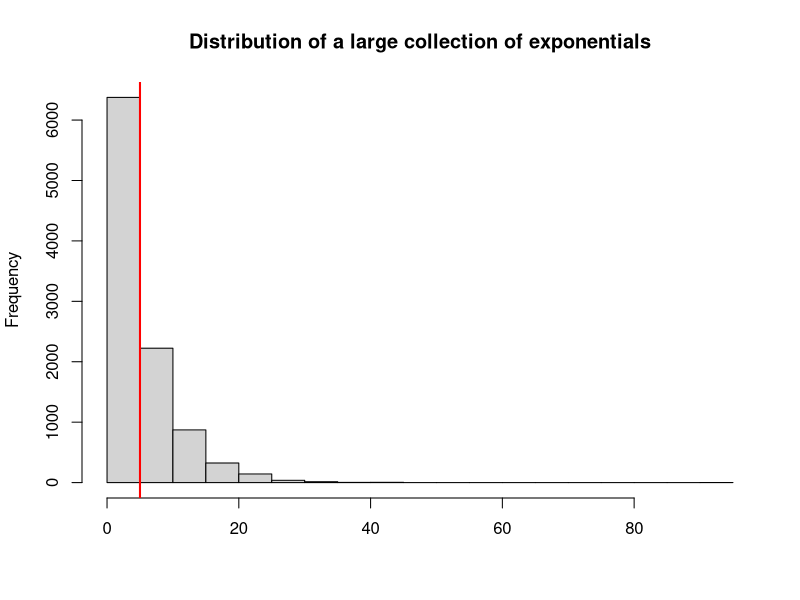
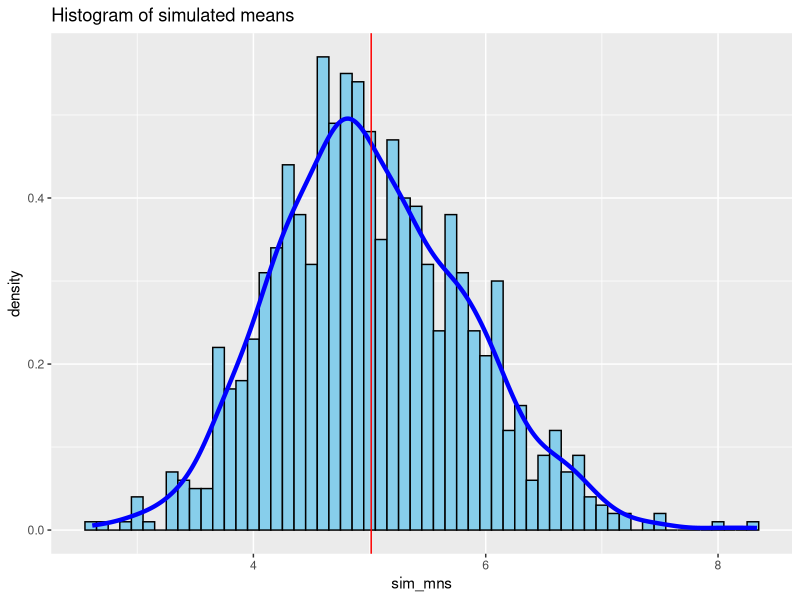
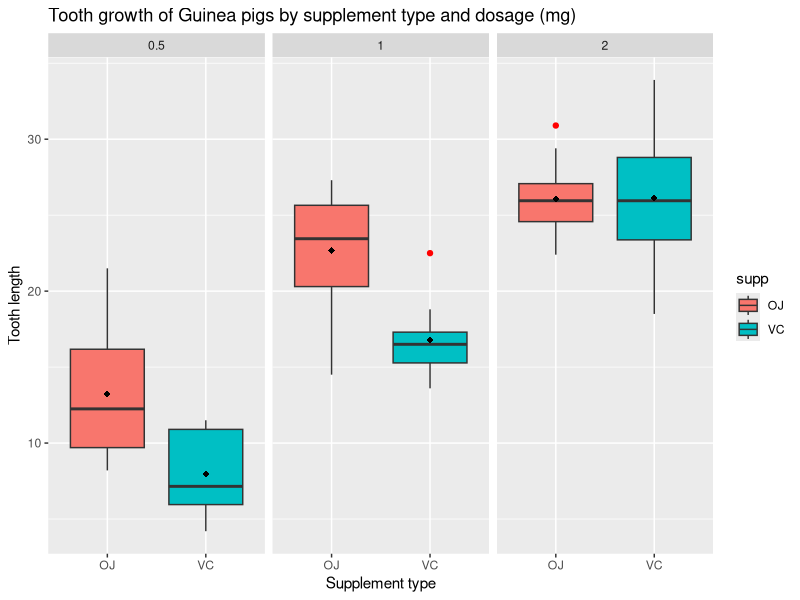

Write the R code that produced these figures, in order. (Note: this script raises an error after producing the figures.)
## ---- chunk 1
knitr::opts_chunk$set(echo = TRUE)
## ---- chunk 2
lambda<-0.2

#The theoretical mean is 1/lambda, which is 5
theory_mn<-1/lambda

#Standard deviation is also 1/lambda
sd<-1/lambda
## ---- chunk 3
theory_distrib<-rexp(10000,lambda)

hist(theory_distrib,main = "Distribution of a large collection of exponentials",xlab="")
#Mean of the theoretical distribution was calculated earlier and we know is 5
abline(v=theory_mn, col="red",lwd=2)
## ---- chunk 4
set.seed(23)

sim_mns = NULL
for (i in 1 : 1000) sim_mns = c(sim_mns, mean(rexp(40,lambda)))
## ---- chunk 5
#As we can see the sample mean (the mean of the 1000 simulations we performed earlier) is around 4.96. Hence very close to the actual mean.The difference in absolute terms is very low, about 0.035
sample_mn<-mean(sim_mns)
sample_mn
## ---- chunk 6
theory_var<-sd^2/40
theory_var

sample_var<-var(sim_mns)
sample_var
## ---- chunk 7
library(ggplot2)
library(magrittr)
data <- data.frame(sim_mns)
m <- ggplot(data, aes(x =sim_mns)) +
      geom_histogram(aes(y=..density..), colour="black", fill = "sky blue",binwidth = 0.1)+
      ggtitle("Histogram of simulated means")
m + geom_density(colour="blue", size=1.5)+geom_vline(xintercept=sample_mn,color="red")
## ---- chunk 8
data("ToothGrowth")
## ---- chunk 9
head(ToothGrowth)
str(ToothGrowth)
summary(ToothGrowth)
sd(ToothGrowth$len) #check the overall variability of response variable

## ---- chunk 10
library(ggplot2)
b<- ggplot(aes(x = supp, y = len), data = ToothGrowth, main="Tooth growth of guinea pigs by supplement type and dosage (mg)",xlab="Supplement type", ylab="Tooth length")

b+geom_boxplot(aes(fill =supp),outlier.colour = "red") +
  facet_wrap(~ dose)+
  stat_summary(fun.y=mean, geom="point", shape=18, size=2) +
  ggtitle("Tooth growth of Guinea pigs by supplement type and dosage (mg)") +
  labs(x="Supplement type", y="Tooth length")
## ---- chunk 11
library(dplyr)
test1<-filter(ToothGrowth, dose %in% c(0.5,1))
#in the t.test function we can set the paired parameter equal FALSe because pigs that received 0.5 dosage were a separate set of pigs than those that received 1mg dosage. The same assumption will be made in subsequent tests.
t.test(len~dose,paired=FALSE,var.equal=TRUE,data=test1)
## ---- chunk 12
test2<-filter(ToothGrowth, dose %in% c(1,2))
t.test(len~dose,paired=FALSE,var.equal=TRUE,data=test2)
## ---- chunk 13
t.test(len~supp,paired=FALSE,var.equal=TRUE,data=ToothGrowth)
